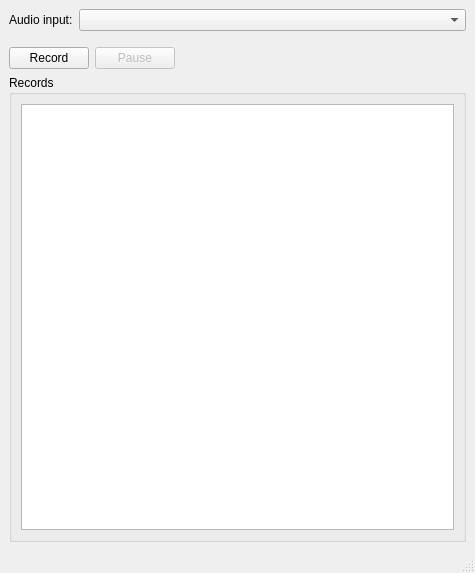
<?xml version="1.0" encoding="UTF-8"?>
<ui version="4.0">
 <class>MainWindow</class>
 <widget class="QMainWindow" name="MainWindow">
  <property name="geometry">
   <rect>
    <x>0</x>
    <y>0</y>
    <width>475</width>
    <height>573</height>
   </rect>
  </property>
  <property name="windowTitle">
   <string>MainWindow</string>
  </property>
  <property name="windowIcon">
   <iconset resource="../voicerecorder.qrc">
    <normaloff>:/icons/mic</normaloff>:/icons/mic</iconset>
  </property>
  <widget class="QWidget" name="centralwidget">
   <layout class="QVBoxLayout" name="verticalLayout">
    <item>
     <layout class="QHBoxLayout" name="horizontalLayout_3" stretch="0,1">
      <item>
       <widget class="QLabel" name="label">
        <property name="text">
         <string>Audio input:</string>
        </property>
       </widget>
      </item>
      <item>
       <widget class="QComboBox" name="cmboxAudioInput">
        <property name="sizePolicy">
         <sizepolicy hsizetype="Ignored" vsizetype="Fixed">
          <horstretch>0</horstretch>
          <verstretch>0</verstretch>
         </sizepolicy>
        </property>
       </widget>
      </item>
     </layout>
    </item>
    <item>
     <spacer name="verticalSpacer_2">
      <property name="orientation">
       <enum>Qt::Orientation::Vertical</enum>
      </property>
      <property name="sizeType">
       <enum>QSizePolicy::Policy::Fixed</enum>
      </property>
      <property name="sizeHint" stdset="0">
       <size>
        <width>20</width>
        <height>10</height>
       </size>
      </property>
     </spacer>
    </item>
    <item>
     <layout class="QHBoxLayout" name="horizontalLayout" stretch="0,0,0">
      <item>
       <widget class="QPushButton" name="pbRecordingStartAndStop">
        <property name="text">
         <string>Record</string>
        </property>
        <property name="icon">
         <iconset resource="../voicerecorder.qrc">
          <normaloff>:/icons/record</normaloff>:/icons/record</iconset>
        </property>
        <property name="iconSize">
         <size>
          <width>16</width>
          <height>16</height>
         </size>
        </property>
        <property name="checkable">
         <bool>true</bool>
        </property>
       </widget>
      </item>
      <item>
       <widget class="QPushButton" name="pbRecordingPause">
        <property name="enabled">
         <bool>false</bool>
        </property>
        <property name="text">
         <string>Pause</string>
        </property>
        <property name="icon">
         <iconset resource="../voicerecorder.qrc">
          <normaloff>:/icons/pause</normaloff>:/icons/pause</iconset>
        </property>
        <property name="checkable">
         <bool>true</bool>
        </property>
       </widget>
      </item>
      <item>
       <spacer name="horizontalSpacer">
        <property name="orientation">
         <enum>Qt::Orientation::Horizontal</enum>
        </property>
        <property name="sizeType">
         <enum>QSizePolicy::Policy::Expanding</enum>
        </property>
        <property name="sizeHint" stdset="0">
         <size>
          <width>0</width>
          <height>20</height>
         </size>
        </property>
       </spacer>
      </item>
     </layout>
    </item>
    <item>
     <widget class="QGroupBox" name="gboxRecords">
      <property name="title">
       <string>Records</string>
      </property>
      <layout class="QHBoxLayout" name="horizontalLayout_2">
       <item>
        <widget class="QTableView" name="recordsTableView">
         <property name="editTriggers">
          <set>QAbstractItemView::EditTrigger::EditKeyPressed|QAbstractItemView::EditTrigger::SelectedClicked</set>
         </property>
         <property name="selectionBehavior">
          <enum>QAbstractItemView::SelectionBehavior::SelectRows</enum>
         </property>
        </widget>
       </item>
      </layout>
     </widget>
    </item>
   </layout>
  </widget>
  <widget class="QMenuBar" name="menubar">
   <property name="geometry">
    <rect>
     <x>0</x>
     <y>0</y>
     <width>475</width>
     <height>22</height>
    </rect>
   </property>
  </widget>
  <widget class="QStatusBar" name="statusbar"/>
 </widget>
 <resources>
  <include location="../voicerecorder.qrc"/>
 </resources>
 <connections>
  <connection>
   <sender>pbRecordingStartAndStop</sender>
   <signal>toggled(bool)</signal>
   <receiver>pbRecordingPause</receiver>
   <slot>setEnabled(bool)</slot>
   <hints>
    <hint type="sourcelabel">
     <x>74</x>
     <y>248</y>
    </hint>
    <hint type="destinationlabel">
     <x>268</x>
     <y>257</y>
    </hint>
   </hints>
  </connection>
 </connections>
</ui>
